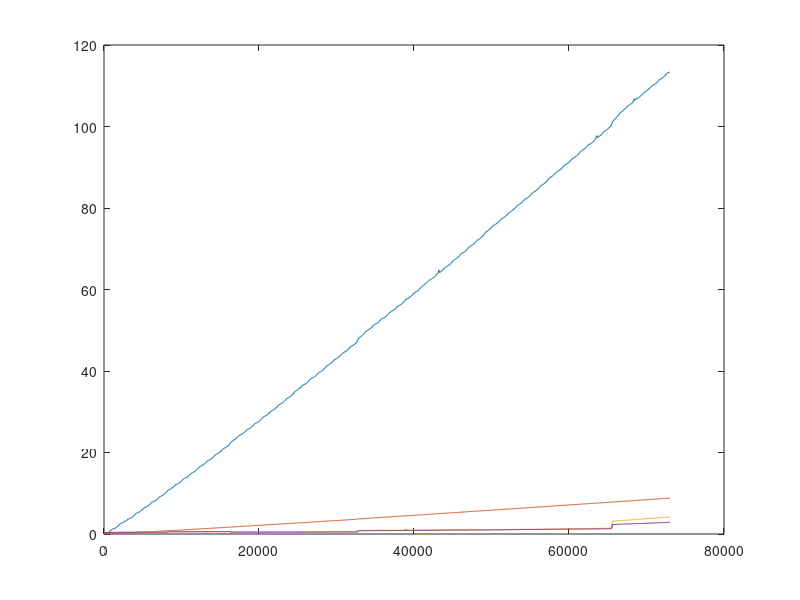

Reproduce this figure in MATLAB.
x=1:100:73001;y1=1:100:73001;y2=1:100:73001;y3=1:100:73001;y4=1:100:73001;
y1(1) = 0.001900; y2(1) = 0.000600; y3(1) = 0.416668; y4(1) = 0.415700;
y1(2) = 0.020100; y2(2) = 0.008800; y3(2) = 0.449556; y4(2) = 0.405700;
y1(3) = 0.060800; y2(3) = 0.015800; y3(3) = 0.440778; y4(3) = 0.390900;
y1(4) = 0.121100; y2(4) = 0.023500; y3(4) = 0.423556; y4(4) = 0.380600;
y1(5) = 0.196400; y2(5) = 0.030800; y3(5) = 0.413333; y4(5) = 0.388400;
y1(6) = 0.289200; y2(6) = 0.038200; y3(6) = 0.399000; y4(6) = 0.355000;
y1(7) = 0.408800; y2(7) = 0.046400; y3(7) = 0.396889; y4(7) = 0.354500;
y1(8) = 0.548100; y2(8) = 0.056300; y3(8) = 0.399222; y4(8) = 0.354600;
y1(9) = 0.708000; y2(9) = 0.065400; y3(9) = 0.395556; y4(9) = 0.356000;
y1(10) = 0.889100; y2(10) = 0.073600; y3(10) = 0.424111; y4(10) = 0.354900;
y1(11) = 1.091300; y2(11) = 0.082500; y3(11) = 0.398111; y4(11) = 0.354200;
y1(12) = 1.206700; y2(12) = 0.092400; y3(12) = 0.451889; y4(12) = 0.380900;
y1(13) = 1.257800; y2(13) = 0.101700; y3(13) = 0.426000; y4(13) = 0.380800;
y1(14) = 1.330600; y2(14) = 0.110500; y3(14) = 0.455889; y4(14) = 0.379000;
y1(15) = 1.418700; y2(15) = 0.120900; y3(15) = 0.427444; y4(15) = 0.380100;
y1(16) = 1.525700; y2(16) = 0.130600; y3(16) = 0.423111; y4(16) = 0.405900;
y1(17) = 1.652500; y2(17) = 0.139300; y3(17) = 0.427111; y4(17) = 0.381700;
y1(18) = 1.799800; y2(18) = 0.149700; y3(18) = 0.426667; y4(18) = 0.381900;
y1(19) = 1.964300; y2(19) = 0.159800; y3(19) = 0.452667; y4(19) = 0.380400;
y1(20) = 2.150100; y2(20) = 0.170200; y3(20) = 0.426556; y4(20) = 0.379200;
y1(21) = 2.354500; y2(21) = 0.179300; y3(21) = 0.456667; y4(21) = 0.379700;
y1(22) = 2.540600; y2(22) = 0.189800; y3(22) = 0.483000; y4(22) = 0.408500;
y1(23) = 2.601800; y2(23) = 0.199800; y3(23) = 0.455000; y4(23) = 0.407800;
y1(24) = 2.675400; y2(24) = 0.210700; y3(24) = 0.481000; y4(24) = 0.407300;
y1(25) = 2.757800; y2(25) = 0.220200; y3(25) = 0.454333; y4(25) = 0.436200;
y1(26) = 2.867100; y2(26) = 0.232800; y3(26) = 0.484222; y4(26) = 0.409600;
y1(27) = 2.996900; y2(27) = 0.240800; y3(27) = 0.482111; y4(27) = 0.407600;
y1(28) = 3.140800; y2(28) = 0.253000; y3(28) = 0.451556; y4(28) = 0.434700;
y1(29) = 3.285700; y2(29) = 0.262200; y3(29) = 0.482667; y4(29) = 0.405600;
y1(30) = 3.266400; y2(30) = 0.251900; y3(30) = 0.464222; y4(30) = 0.388900;
y1(31) = 3.459800; y2(31) = 0.260300; y3(31) = 0.455889; y4(31) = 0.383600;
y1(32) = 3.642600; y2(32) = 0.269300; y3(32) = 0.431111; y4(32) = 0.406000;
y1(33) = 3.709800; y2(33) = 0.281500; y3(33) = 0.459222; y4(33) = 0.386600;
y1(34) = 3.768100; y2(34) = 0.290400; y3(34) = 0.463889; y4(34) = 0.387600;
y1(35) = 3.852200; y2(35) = 0.302300; y3(35) = 0.431111; y4(35) = 0.413500;
y1(36) = 3.954100; y2(36) = 0.309000; y3(36) = 0.427444; y4(36) = 0.392500;
y1(37) = 4.076000; y2(37) = 0.343700; y3(37) = 0.471111; y4(37) = 0.379600;
y1(38) = 4.211400; y2(38) = 0.339300; y3(38) = 0.470778; y4(38) = 0.380500;
y1(39) = 4.375400; y2(39) = 0.353500; y3(39) = 0.449778; y4(39) = 0.402300;
y1(40) = 4.564799; y2(40) = 0.357700; y3(40) = 0.473556; y4(40) = 0.384000;
y1(41) = 4.755600; y2(41) = 0.360200; y3(41) = 0.470778; y4(41) = 0.383000;
y1(42) = 5.015600; y2(42) = 0.371000; y3(42) = 0.531444; y4(42) = 0.417300;
y1(43) = 5.119101; y2(43) = 0.379800; y3(43) = 0.509444; y4(43) = 0.437500;
y1(44) = 5.191900; y2(44) = 0.389100; y3(44) = 0.504889; y4(44) = 0.440100;
y1(45) = 5.268800; y2(45) = 0.396800; y3(45) = 0.509222; y4(45) = 0.416300;
y1(46) = 5.369400; y2(46) = 0.407200; y3(46) = 0.510556; y4(46) = 0.438800;
y1(47) = 5.489400; y2(47) = 0.419200; y3(47) = 0.539111; y4(47) = 0.416700;
y1(48) = 5.610200; y2(48) = 0.428100; y3(48) = 0.478444; y4(48) = 0.440000;
y1(49) = 5.746600; y2(49) = 0.438000; y3(49) = 0.538444; y4(49) = 0.414500;
y1(50) = 5.916200; y2(50) = 0.447100; y3(50) = 0.513889; y4(50) = 0.439700;
y1(51) = 6.106400; y2(51) = 0.458400; y3(51) = 0.512111; y4(51) = 0.440000;
y1(52) = 6.305700; y2(52) = 0.470100; y3(52) = 0.510444; y4(52) = 0.440200;
y1(53) = 6.423100; y2(53) = 0.482600; y3(53) = 0.514889; y4(53) = 0.441200;
y1(54) = 6.494300; y2(54) = 0.488800; y3(54) = 0.541778; y4(54) = 0.417900;
y1(55) = 6.571200; y2(55) = 0.499600; y3(55) = 0.511555; y4(55) = 0.440800;
y1(56) = 6.663499; y2(56) = 0.512300; y3(56) = 0.543667; y4(56) = 0.420600;
y1(57) = 6.784400; y2(57) = 0.521300; y3(57) = 0.513222; y4(57) = 0.441700;
y1(58) = 6.915200; y2(58) = 0.530700; y3(58) = 0.539778; y4(58) = 0.417100;
y1(59) = 7.063400; y2(59) = 0.540200; y3(59) = 0.515333; y4(59) = 0.441600;
y1(60) = 7.227900; y2(60) = 0.554400; y3(60) = 0.512778; y4(60) = 0.441400;
y1(61) = 7.428500; y2(61) = 0.562500; y3(61) = 0.514333; y4(61) = 0.418200;
y1(62) = 7.629300; y2(62) = 0.572500; y3(62) = 0.520000; y4(62) = 0.440900;
y1(63) = 7.816300; y2(63) = 0.584100; y3(63) = 0.540667; y4(63) = 0.418400;
y1(64) = 7.876900; y2(64) = 0.594500; y3(64) = 0.486333; y4(64) = 0.440500;
y1(65) = 7.953799; y2(65) = 0.601800; y3(65) = 0.543889; y4(65) = 0.419700;
y1(66) = 8.068001; y2(66) = 0.614700; y3(66) = 0.515000; y4(66) = 0.441900;
y1(67) = 8.165800; y2(67) = 0.624600; y3(67) = 0.516444; y4(67) = 0.443100;
y1(68) = 8.299400; y2(68) = 0.635200; y3(68) = 0.514889; y4(68) = 0.441800;
y1(69) = 8.438701; y2(69) = 0.653800; y3(69) = 0.516333; y4(69) = 0.441100;
y1(70) = 8.597199; y2(70) = 0.655200; y3(70) = 0.546111; y4(70) = 0.420200;
y1(71) = 8.776600; y2(71) = 0.667100; y3(71) = 0.517778; y4(71) = 0.447000;
y1(72) = 8.973800; y2(72) = 0.675600; y3(72) = 0.545667; y4(72) = 0.421200;
y1(73) = 9.172300; y2(73) = 0.687500; y3(73) = 0.524444; y4(73) = 0.453700;
y1(74) = 9.247499; y2(74) = 0.698400; y3(74) = 0.548556; y4(74) = 0.420000;
y1(75) = 9.314800; y2(75) = 0.709100; y3(75) = 0.520778; y4(75) = 0.445800;
y1(76) = 9.413199; y2(76) = 0.720400; y3(76) = 0.520889; y4(76) = 0.445900;
y1(77) = 9.524699; y2(77) = 0.729500; y3(77) = 0.518889; y4(77) = 0.424700;
y1(78) = 9.643100; y2(78) = 0.737900; y3(78) = 0.519889; y4(78) = 0.445100;
y1(79) = 9.791201; y2(79) = 0.750400; y3(79) = 0.546222; y4(79) = 0.422900;
y1(80) = 9.961901; y2(80) = 0.762100; y3(80) = 0.490333; y4(80) = 0.446800;
y1(81) = 10.135099; y2(81) = 0.773000; y3(81) = 0.550000; y4(81) = 0.424800;
y1(82) = 10.338099; y2(82) = 0.784700; y3(82) = 0.519333; y4(82) = 0.444900;
y1(83) = 10.636900; y2(83) = 0.792700; y3(83) = 0.567667; y4(83) = 0.515900;
y1(84) = 10.779599; y2(84) = 0.806300; y3(84) = 0.599222; y4(84) = 0.514400;
y1(85) = 10.889100; y2(85) = 0.815400; y3(85) = 0.599667; y4(85) = 0.515000;
y1(86) = 10.967400; y2(86) = 0.822900; y3(86) = 0.570556; y4(86) = 0.540600;
y1(87) = 11.069499; y2(87) = 0.838900; y3(87) = 0.574222; y4(87) = 0.539800;
y1(88) = 11.200600; y2(88) = 0.847100; y3(88) = 0.570222; y4(88) = 0.516700;
y1(89) = 11.333399; y2(89) = 0.856300; y3(89) = 0.571555; y4(89) = 0.541600;
y1(90) = 11.475699; y2(90) = 0.871200; y3(90) = 0.579333; y4(90) = 0.540000;
y1(91) = 11.645399; y2(91) = 0.878100; y3(91) = 0.572333; y4(91) = 0.523200;
y1(92) = 11.846101; y2(92) = 0.887700; y3(92) = 0.604556; y4(92) = 0.520600;
y1(93) = 12.041600; y2(93) = 0.903400; y3(93) = 0.603667; y4(93) = 0.520100;
y1(94) = 12.153501; y2(94) = 0.912800; y3(94) = 0.572000; y4(94) = 0.543100;
y1(95) = 12.226599; y2(95) = 0.922600; y3(95) = 0.574778; y4(95) = 0.543100;
y1(96) = 12.301700; y2(96) = 0.934400; y3(96) = 0.575000; y4(96) = 0.518100;
y1(97) = 12.392700; y2(97) = 0.943800; y3(97) = 0.571556; y4(97) = 0.544700;
y1(98) = 12.528999; y2(98) = 0.955400; y3(98) = 0.578222; y4(98) = 0.543100;
y1(99) = 12.651800; y2(99) = 0.965800; y3(99) = 0.579444; y4(99) = 0.520100;
y1(100) = 12.803200; y2(100) = 0.977300; y3(100) = 0.603333; y4(100) = 0.522500;
y1(101) = 12.987600; y2(101) = 0.988400; y3(101) = 0.609889; y4(101) = 0.522200;
y1(102) = 13.174400; y2(102) = 1.001000; y3(102) = 0.579000; y4(102) = 0.553200;
y1(103) = 13.372000; y2(103) = 1.010200; y3(103) = 0.578556; y4(103) = 0.548100;
y1(104) = 13.551700; y2(104) = 1.021900; y3(104) = 0.587222; y4(104) = 0.525700;
y1(105) = 13.623901; y2(105) = 1.035600; y3(105) = 0.583444; y4(105) = 0.550000;
y1(106) = 13.708700; y2(106) = 1.043200; y3(106) = 0.583444; y4(106) = 0.548000;
y1(107) = 13.808701; y2(107) = 1.052300; y3(107) = 0.586889; y4(107) = 0.527600;
y1(108) = 13.919500; y2(108) = 1.064000; y3(108) = 0.611556; y4(108) = 0.525800;
y1(109) = 14.042898; y2(109) = 1.075500; y3(109) = 0.611556; y4(109) = 0.525400;
y1(110) = 14.210500; y2(110) = 1.086400; y3(110) = 0.582889; y4(110) = 0.551000;
y1(111) = 14.429700; y2(111) = 1.121100; y3(111) = 0.586778; y4(111) = 0.556200;
y1(112) = 14.559000; y2(112) = 1.109700; y3(112) = 0.586667; y4(112) = 0.529100;
y1(113) = 14.785199; y2(113) = 1.118800; y3(113) = 0.585000; y4(113) = 0.551700;
y1(114) = 14.964801; y2(114) = 1.133900; y3(114) = 0.594000; y4(114) = 0.552800;
y1(115) = 15.033701; y2(115) = 1.142600; y3(115) = 0.592444; y4(115) = 0.527800;
y1(116) = 15.139300; y2(116) = 1.158000; y3(116) = 0.626889; y4(116) = 0.530400;
y1(117) = 15.219800; y2(117) = 1.164700; y3(117) = 0.627889; y4(117) = 0.531300;
y1(118) = 15.338800; y2(118) = 1.177600; y3(118) = 0.599444; y4(118) = 0.553500;
y1(119) = 15.462399; y2(119) = 1.189900; y3(119) = 0.601222; y4(119) = 0.553400;
y1(120) = 15.627802; y2(120) = 1.196500; y3(120) = 0.600667; y4(120) = 0.539700;
y1(121) = 15.833799; y2(121) = 1.210500; y3(121) = 0.590778; y4(121) = 0.555800;
y1(122) = 15.982599; y2(122) = 1.225000; y3(122) = 0.591222; y4(122) = 0.554100;
y1(123) = 16.185200; y2(123) = 1.236500; y3(123) = 0.593111; y4(123) = 0.530300;
y1(124) = 16.463400; y2(124) = 1.247900; y3(124) = 0.615667; y4(124) = 0.531600;
y1(125) = 16.568899; y2(125) = 1.262100; y3(125) = 0.615333; y4(125) = 0.532000;
y1(126) = 16.657600; y2(126) = 1.264500; y3(126) = 0.588000; y4(126) = 0.555700;
y1(127) = 16.743000; y2(127) = 1.280600; y3(127) = 0.598778; y4(127) = 0.559300;
y1(128) = 16.857101; y2(128) = 1.289700; y3(128) = 0.598889; y4(128) = 0.531200;
y1(129) = 16.985901; y2(129) = 1.303600; y3(129) = 0.596000; y4(129) = 0.556300;
y1(130) = 17.122700; y2(130) = 1.312500; y3(130) = 0.599111; y4(130) = 0.559700;
y1(131) = 17.287102; y2(131) = 1.324900; y3(131) = 0.597222; y4(131) = 0.533500;
y1(132) = 17.464600; y2(132) = 1.335900; y3(132) = 0.623222; y4(132) = 0.535300;
y1(133) = 17.667898; y2(133) = 1.345900; y3(133) = 0.626444; y4(133) = 0.534400;
y1(134) = 17.880899; y2(134) = 1.360100; y3(134) = 0.593778; y4(134) = 0.558700;
y1(135) = 18.012901; y2(135) = 1.367900; y3(135) = 0.590111; y4(135) = 0.561800;
y1(136) = 18.069901; y2(136) = 1.378800; y3(136) = 0.595000; y4(136) = 0.537200;
y1(137) = 18.187000; y2(137) = 1.388800; y3(137) = 0.596667; y4(137) = 0.560900;
y1(138) = 18.296799; y2(138) = 1.406200; y3(138) = 0.596333; y4(138) = 0.562400;
y1(139) = 18.408600; y2(139) = 1.411000; y3(139) = 0.600556; y4(139) = 0.537600;
y1(140) = 18.544701; y2(140) = 1.423700; y3(140) = 0.627111; y4(140) = 0.538000;
y1(141) = 18.693901; y2(141) = 1.432600; y3(141) = 0.637667; y4(141) = 0.537800;
y1(142) = 18.889099; y2(142) = 1.446000; y3(142) = 0.618000; y4(142) = 0.564600;
y1(143) = 19.082203; y2(143) = 1.453200; y3(143) = 0.601222; y4(143) = 0.564600;
y1(144) = 19.304998; y2(144) = 1.466700; y3(144) = 0.600222; y4(144) = 0.538200;
y1(145) = 19.484200; y2(145) = 1.474800; y3(145) = 0.598333; y4(145) = 0.564500;
y1(146) = 19.560598; y2(146) = 1.494700; y3(146) = 0.603667; y4(146) = 0.564200;
y1(147) = 19.681499; y2(147) = 1.505600; y3(147) = 0.606000; y4(147) = 0.542800;
y1(148) = 19.774899; y2(148) = 1.518000; y3(148) = 0.636444; y4(148) = 0.544300;
y1(149) = 19.890600; y2(149) = 1.524800; y3(149) = 0.631111; y4(149) = 0.539200;
y1(150) = 20.016699; y2(150) = 1.535300; y3(150) = 0.599444; y4(150) = 0.567300;
y1(151) = 20.171801; y2(151) = 1.547100; y3(151) = 0.603778; y4(151) = 0.567100;
y1(152) = 20.341702; y2(152) = 1.559500; y3(152) = 0.610889; y4(152) = 0.542800;
y1(153) = 20.544001; y2(153) = 1.573100; y3(153) = 0.609889; y4(153) = 0.570200;
y1(154) = 20.765499; y2(154) = 1.583500; y3(154) = 0.606889; y4(154) = 0.570600;
y1(155) = 20.942400; y2(155) = 1.597800; y3(155) = 0.601444; y4(155) = 0.543300;
y1(156) = 21.013899; y2(156) = 1.602300; y3(156) = 0.633222; y4(156) = 0.543400;
y1(157) = 21.122301; y2(157) = 1.617900; y3(157) = 0.644556; y4(157) = 0.544500;
y1(158) = 21.219398; y2(158) = 1.624200; y3(158) = 0.605333; y4(158) = 0.571100;
y1(159) = 21.322300; y2(159) = 1.641500; y3(159) = 0.609889; y4(159) = 0.572000;
y1(160) = 21.462999; y2(160) = 1.650200; y3(160) = 0.615556; y4(160) = 0.546200;
y1(161) = 21.622299; y2(161) = 1.659000; y3(161) = 0.616556; y4(161) = 0.572300;
y1(162) = 21.806200; y2(162) = 1.667100; y3(162) = 0.617778; y4(162) = 0.575100;
y1(163) = 21.980299; y2(163) = 1.681200; y3(163) = 0.613000; y4(163) = 0.546300;
y1(164) = 22.199900; y2(164) = 1.695000; y3(164) = 0.631556; y4(164) = 0.547900;
y1(165) = 22.537300; y2(165) = 1.707500; y3(165) = 0.584333; y4(165) = 0.402300;
y1(166) = 22.694401; y2(166) = 1.732000; y3(166) = 0.583333; y4(166) = 0.430600;
y1(167) = 22.836300; y2(167) = 1.733400; y3(167) = 0.549000; y4(167) = 0.463500;
y1(168) = 22.949600; y2(168) = 1.748100; y3(168) = 0.547778; y4(168) = 0.435800;
y1(169) = 23.093700; y2(169) = 1.767300; y3(169) = 0.583556; y4(169) = 0.402900;
y1(170) = 23.275900; y2(170) = 1.767400; y3(170) = 0.582889; y4(170) = 0.431300;
y1(171) = 23.378201; y2(171) = 1.780900; y3(171) = 0.548667; y4(171) = 0.462700;
y1(172) = 23.531301; y2(172) = 1.792800; y3(172) = 0.549333; y4(172) = 0.437000;
y1(173) = 23.731901; y2(173) = 1.806700; y3(173) = 0.582889; y4(173) = 0.405300;
y1(174) = 23.926601; y2(174) = 1.814100; y3(174) = 0.584889; y4(174) = 0.436000;
y1(175) = 24.126301; y2(175) = 1.824400; y3(175) = 0.551778; y4(175) = 0.465500;
y1(176) = 24.268799; y2(176) = 1.838400; y3(176) = 0.554000; y4(176) = 0.437100;
y1(177) = 24.329403; y2(177) = 1.849600; y3(177) = 0.586000; y4(177) = 0.406400;
y1(178) = 24.409901; y2(178) = 1.861700; y3(178) = 0.590556; y4(178) = 0.433500;
y1(179) = 24.522600; y2(179) = 1.871200; y3(179) = 0.554333; y4(179) = 0.466400;
y1(180) = 24.643600; y2(180) = 1.880100; y3(180) = 0.552000; y4(180) = 0.439400;
y1(181) = 24.764700; y2(181) = 1.891300; y3(181) = 0.593889; y4(181) = 0.405000;
y1(182) = 24.922300; y2(182) = 1.907000; y3(182) = 0.592222; y4(182) = 0.435900;
y1(183) = 25.125500; y2(183) = 1.914800; y3(183) = 0.559000; y4(183) = 0.467600;
y1(184) = 25.297298; y2(184) = 1.930000; y3(184) = 0.553111; y4(184) = 0.439400;
y1(185) = 25.527102; y2(185) = 1.940600; y3(185) = 0.589222; y4(185) = 0.407300;
y1(186) = 25.678799; y2(186) = 1.952300; y3(186) = 0.591111; y4(186) = 0.435000;
y1(187) = 25.770901; y2(187) = 1.960700; y3(187) = 0.558333; y4(187) = 0.469300;
y1(188) = 25.850500; y2(188) = 1.976700; y3(188) = 0.558778; y4(188) = 0.441000;
y1(189) = 25.921398; y2(189) = 1.982000; y3(189) = 0.592000; y4(189) = 0.408800;
y1(190) = 26.059702; y2(190) = 1.998100; y3(190) = 0.595333; y4(190) = 0.437800;
y1(191) = 26.208002; y2(191) = 2.002600; y3(191) = 0.557000; y4(191) = 0.470300;
y1(192) = 26.356501; y2(192) = 2.018200; y3(192) = 0.557667; y4(192) = 0.443100;
y1(193) = 26.523602; y2(193) = 2.029200; y3(193) = 0.594667; y4(193) = 0.409400;
y1(194) = 26.726700; y2(194) = 2.041700; y3(194) = 0.596556; y4(194) = 0.438500;
y1(195) = 26.946100; y2(195) = 2.050600; y3(195) = 0.560000; y4(195) = 0.470300;
y1(196) = 27.115499; y2(196) = 2.070700; y3(196) = 0.559000; y4(196) = 0.443000;
y1(197) = 27.195301; y2(197) = 2.080000; y3(197) = 0.596111; y4(197) = 0.410700;
y1(198) = 27.294598; y2(198) = 2.099700; y3(198) = 0.593556; y4(198) = 0.439000;
y1(199) = 27.389700; y2(199) = 2.104900; y3(199) = 0.561667; y4(199) = 0.472100;
y1(200) = 27.518200; y2(200) = 2.120600; y3(200) = 0.562333; y4(200) = 0.442900;
y1(201) = 27.648697; y2(201) = 2.124700; y3(201) = 0.596444; y4(201) = 0.411700;
y1(202) = 27.809500; y2(202) = 2.134500; y3(202) = 0.599111; y4(202) = 0.440100;
y1(203) = 27.994497; y2(203) = 2.145900; y3(203) = 0.566556; y4(203) = 0.473900;
y1(204) = 28.184803; y2(204) = 2.156800; y3(204) = 0.562889; y4(204) = 0.443700;
y1(205) = 28.409801; y2(205) = 2.167700; y3(205) = 0.600000; y4(205) = 0.411900;
y1(206) = 28.646297; y2(206) = 2.182200; y3(206) = 0.603000; y4(206) = 0.442600;
y1(207) = 28.757202; y2(207) = 2.189000; y3(207) = 0.565000; y4(207) = 0.474000;
y1(208) = 28.837200; y2(208) = 2.207100; y3(208) = 0.565778; y4(208) = 0.447400;
y1(209) = 28.940899; y2(209) = 2.223100; y3(209) = 0.600778; y4(209) = 0.413100;
y1(210) = 29.071499; y2(210) = 2.244900; y3(210) = 0.603667; y4(210) = 0.442500;
y1(211) = 29.191601; y2(211) = 2.260800; y3(211) = 0.569333; y4(211) = 0.475100;
y1(212) = 29.314098; y2(212) = 2.265100; y3(212) = 0.564222; y4(212) = 0.444900;
y1(213) = 29.483801; y2(213) = 2.279300; y3(213) = 0.602222; y4(213) = 0.414500;
y1(214) = 29.666998; y2(214) = 2.290800; y3(214) = 0.603222; y4(214) = 0.443600;
y1(215) = 29.886297; y2(215) = 2.302600; y3(215) = 0.568667; y4(215) = 0.478800;
y1(216) = 30.107098; y2(216) = 2.317600; y3(216) = 0.566556; y4(216) = 0.447100;
y1(217) = 30.193903; y2(217) = 2.326300; y3(217) = 0.607222; y4(217) = 0.413800;
y1(218) = 30.286999; y2(218) = 2.339200; y3(218) = 0.605889; y4(218) = 0.444800;
y1(219) = 30.383301; y2(219) = 2.345700; y3(219) = 0.572222; y4(219) = 0.477000;
y1(220) = 30.498600; y2(220) = 2.344800; y3(220) = 0.569667; y4(220) = 0.447200;
y1(221) = 30.630199; y2(221) = 2.358600; y3(221) = 0.604778; y4(221) = 0.415400;
y1(222) = 30.770603; y2(222) = 2.370500; y3(222) = 0.608889; y4(222) = 0.446000;
y1(223) = 30.947102; y2(223) = 2.387100; y3(223) = 0.571667; y4(223) = 0.479200;
y1(224) = 31.140900; y2(224) = 2.393200; y3(224) = 0.570778; y4(224) = 0.447400;
y1(225) = 31.321301; y2(225) = 2.408200; y3(225) = 0.609000; y4(225) = 0.416600;
y1(226) = 31.559399; y2(226) = 2.417400; y3(226) = 0.608111; y4(226) = 0.446400;
y1(227) = 31.732101; y2(227) = 2.429500; y3(227) = 0.574778; y4(227) = 0.479000;
y1(228) = 31.801203; y2(228) = 2.449500; y3(228) = 0.573222; y4(228) = 0.448700;
y1(229) = 31.916401; y2(229) = 2.452200; y3(229) = 0.609889; y4(229) = 0.415400;
y1(230) = 32.040298; y2(230) = 2.474300; y3(230) = 0.610667; y4(230) = 0.447100;
y1(231) = 32.157001; y2(231) = 2.473500; y3(231) = 0.577222; y4(231) = 0.479500;
y1(232) = 32.284496; y2(232) = 2.487300; y3(232) = 0.577222; y4(232) = 0.451800;
y1(233) = 32.460300; y2(233) = 2.498300; y3(233) = 0.612222; y4(233) = 0.418100;
y1(234) = 32.650196; y2(234) = 2.517700; y3(234) = 0.615444; y4(234) = 0.450000;
y1(235) = 32.830803; y2(235) = 2.521900; y3(235) = 0.578111; y4(235) = 0.485400;
y1(236) = 33.084400; y2(236) = 2.534900; y3(236) = 0.578000; y4(236) = 0.452300;
y1(237) = 33.244698; y2(237) = 2.554900; y3(237) = 0.614444; y4(237) = 0.418000;
y1(238) = 33.338501; y2(238) = 2.552600; y3(238) = 0.617111; y4(238) = 0.451100;
y1(239) = 33.437500; y2(239) = 2.573300; y3(239) = 0.578333; y4(239) = 0.484900;
y1(240) = 33.550900; y2(240) = 2.583800; y3(240) = 0.580222; y4(240) = 0.452100;
y1(241) = 33.694897; y2(241) = 2.593600; y3(241) = 0.620333; y4(241) = 0.418900;
y1(242) = 33.842701; y2(242) = 2.605100; y3(242) = 0.618556; y4(242) = 0.452100;
y1(243) = 33.991501; y2(243) = 2.618500; y3(243) = 0.579667; y4(243) = 0.484000;
y1(244) = 34.187302; y2(244) = 2.628700; y3(244) = 0.582000; y4(244) = 0.452000;
y1(245) = 34.364502; y2(245) = 2.643600; y3(245) = 0.622444; y4(245) = 0.423800;
y1(246) = 34.594597; y2(246) = 2.648300; y3(246) = 0.620444; y4(246) = 0.453400;
y1(247) = 34.916801; y2(247) = 2.664000; y3(247) = 0.582556; y4(247) = 0.486500;
y1(248) = 35.052902; y2(248) = 2.676100; y3(248) = 0.584222; y4(248) = 0.456300;
y1(249) = 35.160198; y2(249) = 2.687800; y3(249) = 0.620222; y4(249) = 0.418500;
y1(250) = 35.256104; y2(250) = 2.695500; y3(250) = 0.620778; y4(250) = 0.453500;
y1(251) = 35.396595; y2(251) = 2.714700; y3(251) = 0.586667; y4(251) = 0.486700;
y1(252) = 35.521103; y2(252) = 2.724400; y3(252) = 0.584778; y4(252) = 0.455500;
y1(253) = 35.734295; y2(253) = 2.732600; y3(253) = 0.622555; y4(253) = 0.420700;
y1(254) = 35.836098; y2(254) = 2.752200; y3(254) = 0.623555; y4(254) = 0.453300;
y1(255) = 36.037804; y2(255) = 2.757800; y3(255) = 0.584222; y4(255) = 0.487900;
y1(256) = 36.247097; y2(256) = 2.772000; y3(256) = 0.586556; y4(256) = 0.458500;
y1(257) = 36.512398; y2(257) = 2.790300; y3(257) = 0.623000; y4(257) = 0.423500;
y1(258) = 36.551800; y2(258) = 2.798200; y3(258) = 0.625778; y4(258) = 0.455400;
y1(259) = 36.622101; y2(259) = 2.804400; y3(259) = 0.585333; y4(259) = 0.489800;
y1(260) = 36.754700; y2(260) = 2.826900; y3(260) = 0.588778; y4(260) = 0.456400;
y1(261) = 36.867100; y2(261) = 2.835300; y3(261) = 0.631333; y4(261) = 0.425200;
y1(262) = 36.972801; y2(262) = 2.848300; y3(262) = 0.627667; y4(262) = 0.457400;
y1(263) = 37.139404; y2(263) = 2.856200; y3(263) = 0.589000; y4(263) = 0.492600;
y1(264) = 37.339401; y2(264) = 2.870600; y3(264) = 0.590667; y4(264) = 0.461400;
y1(265) = 37.485401; y2(265) = 2.875000; y3(265) = 0.629444; y4(265) = 0.423900;
y1(266) = 37.717400; y2(266) = 2.885800; y3(266) = 0.630333; y4(266) = 0.458700;
y1(267) = 37.940800; y2(267) = 2.900800; y3(267) = 0.591778; y4(267) = 0.493300;
y1(268) = 38.090900; y2(268) = 2.913000; y3(268) = 0.590111; y4(268) = 0.458900;
y1(269) = 38.230602; y2(269) = 2.930000; y3(269) = 0.628333; y4(269) = 0.426400;
y1(270) = 38.264500; y2(270) = 2.943000; y3(270) = 0.630667; y4(270) = 0.459400;
y1(271) = 38.392700; y2(271) = 2.944000; y3(271) = 0.594333; y4(271) = 0.493900;
y1(272) = 38.492699; y2(272) = 2.971400; y3(272) = 0.592333; y4(272) = 0.461500;
y1(273) = 38.645203; y2(273) = 2.977300; y3(273) = 0.631444; y4(273) = 0.424900;
y1(274) = 38.802299; y2(274) = 2.992900; y3(274) = 0.635556; y4(274) = 0.458400;
y1(275) = 39.025997; y2(275) = 2.999700; y3(275) = 0.594111; y4(275) = 0.493800;
y1(276) = 39.207100; y2(276) = 3.011800; y3(276) = 0.593333; y4(276) = 0.460900;
y1(277) = 39.399399; y2(277) = 3.019400; y3(277) = 0.633333; y4(277) = 0.425600;
y1(278) = 39.598900; y2(278) = 3.038700; y3(278) = 0.635000; y4(278) = 0.460700;
y1(279) = 39.705402; y2(279) = 3.044500; y3(279) = 0.594667; y4(279) = 0.494900;
y1(280) = 39.778198; y2(280) = 3.057600; y3(280) = 0.596333; y4(280) = 0.461400;
y1(281) = 39.889702; y2(281) = 3.070200; y3(281) = 0.633000; y4(281) = 0.427500;
y1(282) = 40.029602; y2(282) = 3.082800; y3(282) = 0.639111; y4(282) = 0.460900;
y1(283) = 40.163998; y2(283) = 3.103500; y3(283) = 0.597778; y4(283) = 0.496300;
y1(284) = 40.346199; y2(284) = 3.111500; y3(284) = 0.597889; y4(284) = 0.463900;
y1(285) = 40.511497; y2(285) = 3.113000; y3(285) = 0.637111; y4(285) = 0.429500;
y1(286) = 40.702599; y2(286) = 3.139100; y3(286) = 0.641556; y4(286) = 0.462400;
y1(287) = 40.924000; y2(287) = 3.141300; y3(287) = 0.599778; y4(287) = 0.499000;
y1(288) = 41.204700; y2(288) = 3.162000; y3(288) = 0.598222; y4(288) = 0.465800;
y1(289) = 41.293301; y2(289) = 3.176800; y3(289) = 0.639889; y4(289) = 0.427800;
y1(290) = 41.384697; y2(290) = 3.189700; y3(290) = 0.642778; y4(290) = 0.463600;
y1(291) = 41.513100; y2(291) = 3.197900; y3(291) = 0.600778; y4(291) = 0.502300;
y1(292) = 41.727402; y2(292) = 3.230100; y3(292) = 0.603667; y4(292) = 0.477700;
y1(293) = 41.791397; y2(293) = 3.203600; y3(293) = 0.644444; y4(293) = 0.428600;
y1(294) = 41.919701; y2(294) = 3.223800; y3(294) = 0.642444; y4(294) = 0.464200;
y1(295) = 42.105400; y2(295) = 3.240800; y3(295) = 0.605000; y4(295) = 0.503700;
y1(296) = 42.292000; y2(296) = 3.249600; y3(296) = 0.604111; y4(296) = 0.468400;
y1(297) = 42.478703; y2(297) = 3.265900; y3(297) = 0.644778; y4(297) = 0.429800;
y1(298) = 42.718502; y2(298) = 3.275100; y3(298) = 0.644333; y4(298) = 0.466200;
y1(299) = 42.840096; y2(299) = 3.280100; y3(299) = 0.603778; y4(299) = 0.504100;
y1(300) = 42.925205; y2(300) = 3.300200; y3(300) = 0.605111; y4(300) = 0.468400;
y1(301) = 43.025799; y2(301) = 3.308900; y3(301) = 0.644222; y4(301) = 0.432600;
y1(302) = 43.168602; y2(302) = 3.316100; y3(302) = 0.646555; y4(302) = 0.465500;
y1(303) = 43.286995; y2(303) = 3.341700; y3(303) = 0.608667; y4(303) = 0.505100;
y1(304) = 43.449902; y2(304) = 3.346000; y3(304) = 0.606111; y4(304) = 0.471300;
y1(305) = 43.611103; y2(305) = 3.359400; y3(305) = 0.649222; y4(305) = 0.434300;
y1(306) = 43.799503; y2(306) = 3.367400; y3(306) = 0.645778; y4(306) = 0.467400;
y1(307) = 44.005997; y2(307) = 3.379500; y3(307) = 0.607111; y4(307) = 0.505100;
y1(308) = 44.264297; y2(308) = 3.397100; y3(308) = 0.607000; y4(308) = 0.469300;
y1(309) = 44.387100; y2(309) = 3.405400; y3(309) = 0.649111; y4(309) = 0.433000;
y1(310) = 44.475700; y2(310) = 3.410200; y3(310) = 0.652222; y4(310) = 0.466400;
y1(311) = 44.605602; y2(311) = 3.430700; y3(311) = 0.612778; y4(311) = 0.505700;
y1(312) = 44.719105; y2(312) = 3.441700; y3(312) = 0.609000; y4(312) = 0.471900;
y1(313) = 44.822201; y2(313) = 3.457000; y3(313) = 0.650333; y4(313) = 0.433200;
y1(314) = 44.981503; y2(314) = 3.460400; y3(314) = 0.651333; y4(314) = 0.469000;
y1(315) = 45.171101; y2(315) = 3.466600; y3(315) = 0.609333; y4(315) = 0.508400;
y1(316) = 45.340504; y2(316) = 3.487600; y3(316) = 0.610111; y4(316) = 0.471300;
y1(317) = 45.549301; y2(317) = 3.500700; y3(317) = 0.656333; y4(317) = 0.436500;
y1(318) = 45.779099; y2(318) = 3.509700; y3(318) = 0.652778; y4(318) = 0.471000;
y1(319) = 45.995796; y2(319) = 3.529900; y3(319) = 0.613889; y4(319) = 0.509600;
y1(320) = 46.031502; y2(320) = 3.546200; y3(320) = 0.611778; y4(320) = 0.473000;
y1(321) = 46.171898; y2(321) = 3.553600; y3(321) = 0.657222; y4(321) = 0.436800;
y1(322) = 46.241497; y2(322) = 3.567600; y3(322) = 0.657667; y4(322) = 0.472900;
y1(323) = 46.419102; y2(323) = 3.581500; y3(323) = 0.615000; y4(323) = 0.509200;
y1(324) = 46.509800; y2(324) = 3.582000; y3(324) = 0.612222; y4(324) = 0.474700;
y1(325) = 46.676598; y2(325) = 3.599900; y3(325) = 0.658111; y4(325) = 0.437200;
y1(326) = 46.882301; y2(326) = 3.605700; y3(326) = 0.655556; y4(326) = 0.473400;
y1(327) = 47.094604; y2(327) = 3.635800; y3(327) = 0.615778; y4(327) = 0.511300;
y1(328) = 47.279995; y2(328) = 3.636500; y3(328) = 0.615333; y4(328) = 0.477100;
y1(329) = 47.871902; y2(329) = 3.697700; y3(329) = 0.911778; y4(329) = 0.798900;
y1(330) = 48.065399; y2(330) = 3.716300; y3(330) = 0.896333; y4(330) = 0.797500;
y1(331) = 48.222500; y2(331) = 3.722000; y3(331) = 0.896000; y4(331) = 0.799500;
y1(332) = 48.401798; y2(332) = 3.745300; y3(332) = 0.899222; y4(332) = 0.797700;
y1(333) = 48.555401; y2(333) = 3.756900; y3(333) = 0.898000; y4(333) = 0.799700;
y1(334) = 48.754700; y2(334) = 3.762100; y3(334) = 0.899111; y4(334) = 0.803400;
y1(335) = 48.888401; y2(335) = 3.778300; y3(335) = 0.900333; y4(335) = 0.804000;
y1(336) = 49.117905; y2(336) = 3.776500; y3(336) = 0.902444; y4(336) = 0.803200;
y1(337) = 49.316097; y2(337) = 3.798100; y3(337) = 0.903000; y4(337) = 0.804000;
y1(338) = 49.541603; y2(338) = 3.809400; y3(338) = 0.900889; y4(338) = 0.802800;
y1(339) = 49.776905; y2(339) = 3.817400; y3(339) = 0.909111; y4(339) = 0.806400;
y1(340) = 49.852001; y2(340) = 3.832800; y3(340) = 0.902889; y4(340) = 0.807000;
y1(341) = 49.944702; y2(341) = 3.850501; y3(341) = 0.905444; y4(341) = 0.808600;
y1(342) = 50.037300; y2(342) = 3.857700; y3(342) = 0.911333; y4(342) = 0.808100;
y1(343) = 50.177299; y2(343) = 3.873100; y3(343) = 0.957667; y4(343) = 0.821500;
y1(344) = 50.333199; y2(344) = 3.899000; y3(344) = 0.910333; y4(344) = 0.813900;
y1(345) = 50.455002; y2(345) = 3.890400; y3(345) = 0.909667; y4(345) = 0.808100;
y1(346) = 50.619896; y2(346) = 3.910100; y3(346) = 0.910111; y4(346) = 0.814200;
y1(347) = 50.830002; y2(347) = 3.929700; y3(347) = 0.912111; y4(347) = 0.819400;
y1(348) = 51.047600; y2(348) = 3.933500; y3(348) = 0.915111; y4(348) = 0.813700;
y1(349) = 51.240398; y2(349) = 3.950600; y3(349) = 0.914889; y4(349) = 0.818300;
y1(350) = 51.408001; y2(350) = 3.966800; y3(350) = 0.915000; y4(350) = 0.814100;
y1(351) = 51.487904; y2(351) = 3.977900; y3(351) = 0.915556; y4(351) = 0.817300;
y1(352) = 51.563301; y2(352) = 3.983200; y3(352) = 0.917333; y4(352) = 0.821900;
y1(353) = 51.677406; y2(353) = 3.996400; y3(353) = 0.919000; y4(353) = 0.820900;
y1(354) = 51.802399; y2(354) = 4.022600; y3(354) = 0.921444; y4(354) = 0.820000;
y1(355) = 51.958904; y2(355) = 4.018200; y3(355) = 0.923778; y4(355) = 0.819000;
y1(356) = 52.113300; y2(356) = 4.032700; y3(356) = 0.921222; y4(356) = 0.820900;
y1(357) = 52.520405; y2(357) = 4.060600; y3(357) = 0.895444; y4(357) = 0.861400;
y1(358) = 52.500801; y2(358) = 4.061000; y3(358) = 0.929000; y4(358) = 0.825700;
y1(359) = 52.741997; y2(359) = 4.070800; y3(359) = 0.925778; y4(359) = 0.824400;
y1(360) = 52.913994; y2(360) = 4.089800; y3(360) = 0.982222; y4(360) = 0.837700;
y1(361) = 52.972706; y2(361) = 4.097700; y3(361) = 0.929889; y4(361) = 0.826800;
y1(362) = 53.052498; y2(362) = 4.104400; y3(362) = 0.928555; y4(362) = 0.826900;
y1(363) = 53.159100; y2(363) = 4.122000; y3(363) = 0.930667; y4(363) = 0.825500;
y1(364) = 53.300903; y2(364) = 4.134100; y3(364) = 0.932667; y4(364) = 0.828500;
y1(365) = 53.453205; y2(365) = 4.141100; y3(365) = 0.934667; y4(365) = 0.832500;
y1(366) = 53.601398; y2(366) = 4.163700; y3(366) = 0.934111; y4(366) = 0.832000;
y1(367) = 53.783600; y2(367) = 4.169500; y3(367) = 0.934111; y4(367) = 0.837800;
y1(368) = 53.978699; y2(368) = 4.177800; y3(368) = 0.937667; y4(368) = 0.834900;
y1(369) = 54.164001; y2(369) = 4.198200; y3(369) = 0.938444; y4(369) = 0.833200;
y1(370) = 54.444801; y2(370) = 4.203200; y3(370) = 0.939222; y4(370) = 0.837200;
y1(371) = 54.521301; y2(371) = 4.215200; y3(371) = 0.939333; y4(371) = 0.836600;
y1(372) = 54.622101; y2(372) = 4.234099; y3(372) = 0.944111; y4(372) = 0.838600;
y1(373) = 54.760399; y2(373) = 4.254500; y3(373) = 0.943889; y4(373) = 0.840300;
y1(374) = 54.831299; y2(374) = 4.251000; y3(374) = 0.947444; y4(374) = 0.840900;
y1(375) = 54.980499; y2(375) = 4.268400; y3(375) = 0.950222; y4(375) = 0.845800;
y1(376) = 55.140400; y2(376) = 4.283400; y3(376) = 0.900000; y4(376) = 0.861200;
y1(377) = 55.285698; y2(377) = 4.302599; y3(377) = 0.950667; y4(377) = 0.852700;
y1(378) = 55.469097; y2(378) = 4.308600; y3(378) = 0.954778; y4(378) = 0.849400;
y1(379) = 55.687695; y2(379) = 4.325000; y3(379) = 0.950222; y4(379) = 0.848700;
y1(380) = 55.903004; y2(380) = 4.338601; y3(380) = 0.950111; y4(380) = 0.846900;
y1(381) = 56.008301; y2(381) = 4.344000; y3(381) = 0.954000; y4(381) = 0.850100;
y1(382) = 56.086597; y2(382) = 4.365399; y3(382) = 0.956889; y4(382) = 0.853900;
y1(383) = 56.172100; y2(383) = 4.370700; y3(383) = 0.954222; y4(383) = 0.854100;
y1(384) = 56.309601; y2(384) = 4.380700; y3(384) = 0.956667; y4(384) = 0.854100;
y1(385) = 56.456703; y2(385) = 4.393700; y3(385) = 0.961111; y4(385) = 0.860500;
y1(386) = 56.594898; y2(386) = 4.399300; y3(386) = 0.961444; y4(386) = 0.853600;
y1(387) = 56.770802; y2(387) = 4.422300; y3(387) = 0.961111; y4(387) = 0.854200;
y1(388) = 56.984200; y2(388) = 4.428599; y3(388) = 0.964667; y4(388) = 0.865900;
y1(389) = 57.168602; y2(389) = 4.447101; y3(389) = 0.965444; y4(389) = 0.858800;
y1(390) = 57.383801; y2(390) = 4.454100; y3(390) = 0.965555; y4(390) = 0.862000;
y1(391) = 57.774799; y2(391) = 4.475800; y3(391) = 1.034111; y4(391) = 1.129000;
y1(392) = 57.627392; y2(392) = 4.484500; y3(392) = 0.969667; y4(392) = 0.866600;
y1(393) = 57.737499; y2(393) = 4.496800; y3(393) = 0.966111; y4(393) = 0.862200;
y1(394) = 57.852398; y2(394) = 4.504300; y3(394) = 0.970000; y4(394) = 0.863700;
y1(395) = 58.107597; y2(395) = 4.511800; y3(395) = 0.912444; y4(395) = 0.882400;
y1(396) = 58.164196; y2(396) = 4.528900; y3(396) = 0.973889; y4(396) = 0.873500;
y1(397) = 58.306499; y2(397) = 4.544800; y3(397) = 0.977333; y4(397) = 0.865000;
y1(398) = 58.498192; y2(398) = 4.559700; y3(398) = 0.974000; y4(398) = 0.868000;
y1(399) = 58.706505; y2(399) = 4.572700; y3(399) = 0.976556; y4(399) = 0.871200;
y1(400) = 58.938194; y2(400) = 4.599000; y3(400) = 0.976333; y4(400) = 0.874100;
y1(401) = 59.096802; y2(401) = 4.595900; y3(401) = 0.980778; y4(401) = 0.874300;
y1(402) = 59.172203; y2(402) = 4.607000; y3(402) = 0.980444; y4(402) = 0.872700;
y1(403) = 59.435497; y2(403) = 4.620500; y3(403) = 0.977222; y4(403) = 0.873200;
y1(404) = 59.434101; y2(404) = 4.622600; y3(404) = 0.981333; y4(404) = 0.875200;
y1(405) = 59.561104; y2(405) = 4.658200; y3(405) = 1.046333; y4(405) = 0.885600;
y1(406) = 59.741802; y2(406) = 4.662000; y3(406) = 0.989111; y4(406) = 0.877200;
y1(407) = 59.874596; y2(407) = 4.668400; y3(407) = 0.988333; y4(407) = 0.883600;
y1(408) = 60.094097; y2(408) = 4.677300; y3(408) = 0.992556; y4(408) = 0.882200;
y1(409) = 60.302601; y2(409) = 4.698900; y3(409) = 0.989111; y4(409) = 0.879100;
y1(410) = 60.506195; y2(410) = 4.713900; y3(410) = 0.992333; y4(410) = 0.882400;
y1(411) = 60.768097; y2(411) = 4.735100; y3(411) = 0.995444; y4(411) = 0.884300;
y1(412) = 60.904896; y2(412) = 4.736899; y3(412) = 0.991000; y4(412) = 0.883100;
y1(413) = 61.035797; y2(413) = 4.745400; y3(413) = 0.993778; y4(413) = 0.890900;
y1(414) = 61.170799; y2(414) = 4.760300; y3(414) = 1.000889; y4(414) = 0.887900;
y1(415) = 61.281799; y2(415) = 4.777100; y3(415) = 1.002333; y4(415) = 0.884400;
y1(416) = 61.414295; y2(416) = 4.777000; y3(416) = 1.003778; y4(416) = 0.889100;
y1(417) = 61.612103; y2(417) = 4.791400; y3(417) = 1.002889; y4(417) = 0.893700;
y1(418) = 61.744305; y2(418) = 4.808400; y3(418) = 1.000000; y4(418) = 0.890500;
y1(419) = 61.956501; y2(419) = 4.825700; y3(419) = 1.068778; y4(419) = 0.905100;
y1(420) = 62.167297; y2(420) = 4.824800; y3(420) = 1.016111; y4(420) = 0.895300;
y1(421) = 62.351402; y2(421) = 4.843100; y3(421) = 1.007111; y4(421) = 0.897400;
y1(422) = 62.427002; y2(422) = 4.858800; y3(422) = 1.012667; y4(422) = 0.896000;
y1(423) = 62.506695; y2(423) = 4.868300; y3(423) = 1.018333; y4(423) = 0.895700;
y1(424) = 62.638405; y2(424) = 4.884700; y3(424) = 1.012444; y4(424) = 0.898700;
y1(425) = 62.750195; y2(425) = 4.918200; y3(425) = 1.016889; y4(425) = 0.904700;
y1(426) = 62.891102; y2(426) = 4.897000; y3(426) = 1.015111; y4(426) = 0.899700;
y1(427) = 63.026100; y2(427) = 4.922500; y3(427) = 1.014111; y4(427) = 0.902000;
y1(428) = 63.234600; y2(428) = 4.938500; y3(428) = 1.016889; y4(428) = 0.902800;
y1(429) = 63.398705; y2(429) = 4.935300; y3(429) = 1.019778; y4(429) = 0.907600;
y1(430) = 63.643597; y2(430) = 4.971300; y3(430) = 1.021444; y4(430) = 0.910000;
y1(431) = 63.851002; y2(431) = 4.983899; y3(431) = 1.022556; y4(431) = 0.912200;
y1(432) = 63.986000; y2(432) = 4.975900; y3(432) = 1.026889; y4(432) = 0.908200;
y1(433) = 64.751198; y2(433) = 5.000900; y3(433) = 1.105222; y4(433) = 0.930500;
y1(434) = 64.169006; y2(434) = 5.019300; y3(434) = 1.036778; y4(434) = 0.920800;
y1(435) = 64.293411; y2(435) = 5.009800; y3(435) = 1.033556; y4(435) = 0.915100;
y1(436) = 64.435699; y2(436) = 5.031600; y3(436) = 1.041000; y4(436) = 0.921200;
y1(437) = 64.595093; y2(437) = 5.045900; y3(437) = 1.037778; y4(437) = 0.922600;
y1(438) = 64.784798; y2(438) = 5.055600; y3(438) = 1.038556; y4(438) = 0.921200;
y1(439) = 64.955399; y2(439) = 5.073600; y3(439) = 1.035444; y4(439) = 0.924500;
y1(440) = 65.139694; y2(440) = 5.080300; y3(440) = 1.044556; y4(440) = 0.924500;
y1(441) = 65.391899; y2(441) = 5.106200; y3(441) = 1.043445; y4(441) = 0.923400;
y1(442) = 65.541901; y2(442) = 5.103300; y3(442) = 1.043667; y4(442) = 0.923900;
y1(443) = 65.637100; y2(443) = 5.112700; y3(443) = 1.045667; y4(443) = 0.927500;
y1(444) = 65.749001; y2(444) = 5.136000; y3(444) = 1.050667; y4(444) = 0.929700;
y1(445) = 65.853401; y2(445) = 5.137700; y3(445) = 1.051111; y4(445) = 0.924700;
y1(446) = 66.058701; y2(446) = 5.154400; y3(446) = 1.128556; y4(446) = 0.945300;
y1(447) = 66.139107; y2(447) = 5.170700; y3(447) = 1.062000; y4(447) = 0.939400;
y1(448) = 66.296303; y2(448) = 5.178400; y3(448) = 1.056222; y4(448) = 0.932300;
y1(449) = 66.516899; y2(449) = 5.194600; y3(449) = 1.057556; y4(449) = 0.942300;
y1(450) = 66.710892; y2(450) = 5.212500; y3(450) = 1.055556; y4(450) = 0.938300;
y1(451) = 66.938194; y2(451) = 5.223200; y3(451) = 1.061111; y4(451) = 0.931600;
y1(452) = 67.195007; y2(452) = 5.235300; y3(452) = 1.063000; y4(452) = 0.942600;
y1(453) = 67.314201; y2(453) = 5.245000; y3(453) = 1.062000; y4(453) = 0.939100;
y1(454) = 67.420799; y2(454) = 5.254100; y3(454) = 1.062667; y4(454) = 0.937600;
y1(455) = 67.514801; y2(455) = 5.271400; y3(455) = 1.062778; y4(455) = 0.939500;
y1(456) = 67.660004; y2(456) = 5.282100; y3(456) = 1.069889; y4(456) = 0.942500;
y1(457) = 67.788300; y2(457) = 5.298800; y3(457) = 1.067555; y4(457) = 0.944400;
y1(458) = 67.954697; y2(458) = 5.325700; y3(458) = 1.068222; y4(458) = 0.947400;
y1(459) = 68.130798; y2(459) = 5.317800; y3(459) = 1.150889; y4(459) = 0.972300;
y1(460) = 68.320694; y2(460) = 5.334100; y3(460) = 1.077111; y4(460) = 0.955500;
y1(461) = 68.551102; y2(461) = 5.347400; y3(461) = 1.081333; y4(461) = 0.954000;
y1(462) = 68.800194; y2(462) = 5.355900; y3(462) = 1.075555; y4(462) = 0.954000;
y1(463) = 68.879105; y2(463) = 5.379300; y3(463) = 1.080555; y4(463) = 0.956700;
y1(464) = 68.991501; y2(464) = 5.386400; y3(464) = 1.084222; y4(464) = 0.958500;
y1(465) = 69.081902; y2(465) = 5.395400; y3(465) = 1.081445; y4(465) = 0.957800;
y1(466) = 69.223709; y2(466) = 5.405700; y3(466) = 1.083667; y4(466) = 0.957900;
y1(467) = 69.360001; y2(467) = 5.410900; y3(467) = 1.087000; y4(467) = 0.960400;
y1(468) = 69.503098; y2(468) = 5.438399; y3(468) = 1.084111; y4(468) = 0.960100;
y1(469) = 69.815598; y2(469) = 5.441100; y3(469) = 1.095778; y4(469) = 0.962200;
y1(470) = 69.908798; y2(470) = 5.457100; y3(470) = 1.091444; y4(470) = 0.969000;
y1(471) = 70.134499; y2(471) = 5.475500; y3(471) = 1.174111; y4(471) = 0.992700;
y1(472) = 70.405701; y2(472) = 5.482700; y3(472) = 1.100778; y4(472) = 0.971200;
y1(473) = 70.508896; y2(473) = 5.495900; y3(473) = 1.097778; y4(473) = 0.967200;
y1(474) = 70.710800; y2(474) = 5.523099; y3(474) = 1.187444; y4(474) = 1.009400;
y1(475) = 70.752403; y2(475) = 5.513900; y3(475) = 1.111444; y4(475) = 0.975600;
y1(476) = 70.885498; y2(476) = 5.543600; y3(476) = 1.107556; y4(476) = 0.974900;
y1(477) = 71.026207; y2(477) = 5.558500; y3(477) = 0.996111; y4(477) = 0.972900;
y1(478) = 71.153801; y2(478) = 5.570200; y3(478) = 1.102667; y4(478) = 0.974000;
y1(479) = 71.337601; y2(479) = 5.576500; y3(479) = 1.104556; y4(479) = 0.974600;
y1(480) = 71.536507; y2(480) = 5.581600; y3(480) = 1.110889; y4(480) = 0.980100;
y1(481) = 71.774704; y2(481) = 5.603700; y3(481) = 1.005556; y4(481) = 0.982800;
y1(482) = 71.978592; y2(482) = 5.607400; y3(482) = 1.109444; y4(482) = 0.979800;
y1(483) = 72.153099; y2(483) = 5.614500; y3(483) = 1.191778; y4(483) = 0.995000;
y1(484) = 72.227402; y2(484) = 5.643199; y3(484) = 1.020889; y4(484) = 0.995700;
y1(485) = 72.347496; y2(485) = 5.650800; y3(485) = 1.010556; y4(485) = 0.989500;
y1(486) = 72.496399; y2(486) = 5.655800; y3(486) = 1.002445; y4(486) = 0.987500;
y1(487) = 72.601501; y2(487) = 5.674900; y3(487) = 1.120556; y4(487) = 0.988000;
y1(488) = 72.885406; y2(488) = 5.684700; y3(488) = 1.009667; y4(488) = 0.992500;
y1(489) = 72.952896; y2(489) = 5.697999; y3(489) = 1.014000; y4(489) = 0.991000;
y1(490) = 73.155998; y2(490) = 5.727900; y3(490) = 1.012667; y4(490) = 0.998000;
y1(491) = 73.463799; y2(491) = 5.725299; y3(491) = 1.019000; y4(491) = 0.997300;
y1(492) = 73.594803; y2(492) = 5.738900; y3(492) = 1.013889; y4(492) = 0.999300;
y1(493) = 74.010399; y2(493) = 5.747900; y3(493) = 1.021000; y4(493) = 1.004900;
y1(494) = 74.114395; y2(494) = 5.756600; y3(494) = 1.019222; y4(494) = 0.997500;
y1(495) = 74.284798; y2(495) = 5.773900; y3(495) = 1.108000; y4(495) = 1.016600;
y1(496) = 74.386200; y2(496) = 5.792700; y3(496) = 1.035778; y4(496) = 1.004100;
y1(497) = 74.528000; y2(497) = 5.805000; y3(497) = 1.024000; y4(497) = 1.001800;
y1(498) = 74.689896; y2(498) = 5.817400; y3(498) = 1.028556; y4(498) = 1.002100;
y1(499) = 74.849495; y2(499) = 5.833400; y3(499) = 1.028778; y4(499) = 1.003400;
y1(500) = 75.060104; y2(500) = 5.855400; y3(500) = 1.032778; y4(500) = 1.007500;
y1(501) = 75.242294; y2(501) = 5.857500; y3(501) = 1.031889; y4(501) = 1.005300;
y1(502) = 75.459503; y2(502) = 5.881600; y3(502) = 1.028778; y4(502) = 1.005800;
y1(503) = 75.673294; y2(503) = 5.864200; y3(503) = 1.036444; y4(503) = 1.008000;
y1(504) = 75.772598; y2(504) = 5.894700; y3(504) = 1.038222; y4(504) = 1.013000;
y1(505) = 75.895897; y2(505) = 5.908900; y3(505) = 1.036889; y4(505) = 1.011500;
y1(506) = 75.972992; y2(506) = 5.918500; y3(506) = 1.120000; y4(506) = 1.035300;
y1(507) = 76.096695; y2(507) = 5.919100; y3(507) = 1.059111; y4(507) = 1.026100;
y1(508) = 76.234909; y2(508) = 5.928201; y3(508) = 1.045111; y4(508) = 1.015800;
y1(509) = 76.386497; y2(509) = 5.936200; y3(509) = 1.048222; y4(509) = 1.018900;
y1(510) = 76.586304; y2(510) = 5.965100; y3(510) = 1.043333; y4(510) = 1.019400;
y1(511) = 76.775406; y2(511) = 5.979400; y3(511) = 1.045000; y4(511) = 1.014100;
y1(512) = 76.950401; y2(512) = 5.987900; y3(512) = 1.046778; y4(512) = 1.023700;
y1(513) = 77.210007; y2(513) = 6.003000; y3(513) = 1.049889; y4(513) = 1.020500;
y1(514) = 77.353500; y2(514) = 6.007300; y3(514) = 1.056111; y4(514) = 1.022900;
y1(515) = 77.435593; y2(515) = 6.023000; y3(515) = 1.057111; y4(515) = 1.031800;
y1(516) = 77.550903; y2(516) = 6.032200; y3(516) = 1.056778; y4(516) = 1.029300;
y1(517) = 77.660202; y2(517) = 6.051801; y3(517) = 1.058444; y4(517) = 1.028500;
y1(518) = 77.816795; y2(518) = 6.075300; y3(518) = 1.204444; y4(518) = 1.110700;
y1(519) = 77.995201; y2(519) = 6.084300; y3(519) = 1.071222; y4(519) = 1.038900;
y1(520) = 78.133507; y2(520) = 6.083800; y3(520) = 1.066444; y4(520) = 1.033600;
y1(521) = 78.302498; y2(521) = 6.107600; y3(521) = 1.068000; y4(521) = 1.036600;
y1(522) = 78.536209; y2(522) = 6.113700; y3(522) = 1.069444; y4(522) = 1.034300;
y1(523) = 78.781792; y2(523) = 6.122600; y3(523) = 1.074222; y4(523) = 1.047000;
y1(524) = 78.903297; y2(524) = 6.148400; y3(524) = 1.078778; y4(524) = 1.048800;
y1(525) = 78.993202; y2(525) = 6.169100; y3(525) = 1.081778; y4(525) = 1.046000;
y1(526) = 79.137100; y2(526) = 6.159700; y3(526) = 1.083333; y4(526) = 1.046600;
y1(527) = 79.286697; y2(527) = 6.193200; y3(527) = 1.089778; y4(527) = 1.063400;
y1(528) = 79.406204; y2(528) = 6.194400; y3(528) = 1.092889; y4(528) = 1.057300;
y1(529) = 79.560600; y2(529) = 6.206900; y3(529) = 1.192000; y4(529) = 1.094600;
y1(530) = 79.706604; y2(530) = 6.208400; y3(530) = 1.102889; y4(530) = 1.067200;
y1(531) = 79.919296; y2(531) = 6.238400; y3(531) = 1.099333; y4(531) = 1.063300;
y1(532) = 80.107101; y2(532) = 6.250700; y3(532) = 1.101555; y4(532) = 1.063200;
y1(533) = 80.346199; y2(533) = 6.270600; y3(533) = 1.105000; y4(533) = 1.062400;
y1(534) = 80.580299; y2(534) = 6.267900; y3(534) = 1.112889; y4(534) = 1.071100;
y1(535) = 80.681900; y2(535) = 6.288100; y3(535) = 1.108444; y4(535) = 1.071400;
y1(536) = 80.779701; y2(536) = 6.290099; y3(536) = 1.107778; y4(536) = 1.075400;
y1(537) = 80.901802; y2(537) = 6.311500; y3(537) = 1.112556; y4(537) = 1.079800;
y1(538) = 81.070503; y2(538) = 6.316800; y3(538) = 1.109778; y4(538) = 1.079100;
y1(539) = 81.180603; y2(539) = 6.347200; y3(539) = 1.199889; y4(539) = 1.094300;
y1(540) = 81.318405; y2(540) = 6.364100; y3(540) = 1.134222; y4(540) = 1.090600;
y1(541) = 81.513702; y2(541) = 6.362200; y3(541) = 1.124889; y4(541) = 1.085800;
y1(542) = 81.823303; y2(542) = 6.372400; y3(542) = 1.208556; y4(542) = 1.132400;
y1(543) = 81.918800; y2(543) = 6.389100; y3(543) = 1.141667; y4(543) = 1.103900;
y1(544) = 82.142105; y2(544) = 6.399600; y3(544) = 1.134222; y4(544) = 1.101500;
y1(545) = 82.253502; y2(545) = 6.414300; y3(545) = 1.127445; y4(545) = 1.094800;
y1(546) = 82.324402; y2(546) = 6.422400; y3(546) = 1.133444; y4(546) = 1.091300;
y1(547) = 82.414505; y2(547) = 6.438300; y3(547) = 1.134667; y4(547) = 1.096000;
y1(548) = 82.606201; y2(548) = 6.445300; y3(548) = 1.140333; y4(548) = 1.097400;
y1(549) = 82.700195; y2(549) = 6.473001; y3(549) = 1.137778; y4(549) = 1.098200;
y1(550) = 82.910400; y2(550) = 6.476500; y3(550) = 1.246222; y4(550) = 1.134400;
y1(551) = 83.063202; y2(551) = 6.473399; y3(551) = 1.149333; y4(551) = 1.113800;
y1(552) = 83.275993; y2(552) = 6.520400; y3(552) = 1.150222; y4(552) = 1.107400;
y1(553) = 83.470795; y2(553) = 6.510700; y3(553) = 1.149889; y4(553) = 1.104000;
y1(554) = 83.745102; y2(554) = 6.523500; y3(554) = 1.147667; y4(554) = 1.109900;
y1(555) = 83.848099; y2(555) = 6.537800; y3(555) = 1.151444; y4(555) = 1.108400;
y1(556) = 83.965805; y2(556) = 6.548499; y3(556) = 1.150889; y4(556) = 1.104200;
y1(557) = 84.076797; y2(557) = 6.563901; y3(557) = 1.163444; y4(557) = 1.112900;
y1(558) = 84.208504; y2(558) = 6.582800; y3(558) = 1.164333; y4(558) = 1.118300;
y1(559) = 84.340500; y2(559) = 6.597701; y3(559) = 1.167000; y4(559) = 1.118300;
y1(560) = 84.520302; y2(560) = 6.592000; y3(560) = 1.256889; y4(560) = 1.147300;
y1(561) = 84.693802; y2(561) = 6.605300; y3(561) = 1.183556; y4(561) = 1.126700;
y1(562) = 84.892288; y2(562) = 6.618000; y3(562) = 1.169222; y4(562) = 1.122200;
y1(563) = 85.118797; y2(563) = 6.650701; y3(563) = 1.171667; y4(563) = 1.125800;
y1(564) = 85.373604; y2(564) = 6.636400; y3(564) = 1.172889; y4(564) = 1.128700;
y1(565) = 85.502602; y2(565) = 6.670900; y3(565) = 1.177556; y4(565) = 1.129000;
y1(566) = 85.611198; y2(566) = 6.689899; y3(566) = 1.185556; y4(566) = 1.142600;
y1(567) = 85.732605; y2(567) = 6.692899; y3(567) = 1.185222; y4(567) = 1.127400;
y1(568) = 85.854996; y2(568) = 6.710700; y3(568) = 1.182778; y4(568) = 1.135700;
y1(569) = 85.987900; y2(569) = 6.711000; y3(569) = 1.195778; y4(569) = 1.139400;
y1(570) = 86.136597; y2(570) = 6.728200; y3(570) = 1.281778; y4(570) = 1.172100;
y1(571) = 86.303696; y2(571) = 6.732201; y3(571) = 1.212333; y4(571) = 1.154000;
y1(572) = 86.509590; y2(572) = 6.767400; y3(572) = 1.203444; y4(572) = 1.155100;
y1(573) = 86.739189; y2(573) = 6.771999; y3(573) = 1.204333; y4(573) = 1.157500;
y1(574) = 86.984100; y2(574) = 6.786700; y3(574) = 1.207556; y4(574) = 1.150900;
y1(575) = 87.274200; y2(575) = 6.782600; y3(575) = 1.201556; y4(575) = 1.150200;
y1(576) = 87.457001; y2(576) = 6.818500; y3(576) = 1.203778; y4(576) = 1.159400;
y1(577) = 87.488594; y2(577) = 6.816901; y3(577) = 1.216111; y4(577) = 1.135500;
y1(578) = 87.635399; y2(578) = 6.827100; y3(578) = 1.231889; y4(578) = 1.144100;
y1(579) = 87.759903; y2(579) = 6.836600; y3(579) = 1.237333; y4(579) = 1.141900;
y1(580) = 87.926804; y2(580) = 6.876900; y3(580) = 1.324556; y4(580) = 1.154400;
y1(581) = 88.074799; y2(581) = 6.892001; y3(581) = 1.250556; y4(581) = 1.141900;
y1(582) = 88.227707; y2(582) = 6.883200; y3(582) = 1.236778; y4(582) = 1.145300;
y1(583) = 88.484604; y2(583) = 6.902599; y3(583) = 1.242778; y4(583) = 1.152600;
y1(584) = 88.690605; y2(584) = 6.904300; y3(584) = 1.245444; y4(584) = 1.150500;
y1(585) = 88.879105; y2(585) = 6.931000; y3(585) = 1.254667; y4(585) = 1.154000;
y1(586) = 88.963295; y2(586) = 6.955000; y3(586) = 1.246667; y4(586) = 1.152700;
y1(587) = 89.053299; y2(587) = 6.953000; y3(587) = 1.248222; y4(587) = 1.150500;
y1(588) = 89.210304; y2(588) = 6.957099; y3(588) = 1.258000; y4(588) = 1.155300;
y1(589) = 89.326302; y2(589) = 6.974299; y3(589) = 1.266444; y4(589) = 1.157600;
y1(590) = 89.492203; y2(590) = 6.987700; y3(590) = 1.362000; y4(590) = 1.171400;
y1(591) = 89.620201; y2(591) = 7.014001; y3(591) = 1.278889; y4(591) = 1.158500;
y1(592) = 89.872696; y2(592) = 7.007200; y3(592) = 1.275778; y4(592) = 1.166900;
y1(593) = 90.008102; y2(593) = 7.016700; y3(593) = 1.278000; y4(593) = 1.164300;
y1(594) = 90.230103; y2(594) = 7.036901; y3(594) = 1.277778; y4(594) = 1.166600;
y1(595) = 90.448502; y2(595) = 7.055100; y3(595) = 1.270778; y4(595) = 1.172100;
y1(596) = 90.588806; y2(596) = 7.054700; y3(596) = 1.271333; y4(596) = 1.169600;
y1(597) = 90.644897; y2(597) = 7.072200; y3(597) = 1.279556; y4(597) = 1.182200;
y1(598) = 90.812096; y2(598) = 7.080500; y3(598) = 1.284444; y4(598) = 1.179400;
y1(599) = 90.910904; y2(599) = 7.103500; y3(599) = 1.287333; y4(599) = 1.177100;
y1(600) = 91.060699; y2(600) = 7.113000; y3(600) = 1.391667; y4(600) = 1.199500;
y1(601) = 91.179893; y2(601) = 7.125400; y3(601) = 1.292000; y4(601) = 1.179000;
y1(602) = 91.488510; y2(602) = 7.143899; y3(602) = 1.370444; y4(602) = 1.193000;
y1(603) = 91.601303; y2(603) = 7.170199; y3(603) = 1.315556; y4(603) = 1.190800;
y1(604) = 91.830002; y2(604) = 7.170000; y3(604) = 1.301000; y4(604) = 1.187200;
y1(605) = 92.034508; y2(605) = 7.177900; y3(605) = 1.297111; y4(605) = 1.177600;
y1(606) = 92.195297; y2(606) = 7.187100; y3(606) = 1.299778; y4(606) = 1.190900;
y1(607) = 92.303398; y2(607) = 7.215600; y3(607) = 1.310333; y4(607) = 1.191100;
y1(608) = 92.384903; y2(608) = 7.219501; y3(608) = 1.308778; y4(608) = 1.200100;
y1(609) = 92.544701; y2(609) = 7.244901; y3(609) = 1.414111; y4(609) = 1.207000;
y1(610) = 92.674698; y2(610) = 7.234601; y3(610) = 1.327111; y4(610) = 1.196500;
y1(611) = 92.832092; y2(611) = 7.257500; y3(611) = 1.327222; y4(611) = 1.204700;
y1(612) = 92.992897; y2(612) = 7.261001; y3(612) = 1.323333; y4(612) = 1.197000;
y1(613) = 93.199097; y2(613) = 7.286799; y3(613) = 1.327555; y4(613) = 1.206800;
y1(614) = 93.399612; y2(614) = 7.299600; y3(614) = 1.334667; y4(614) = 1.207700;
y1(615) = 93.670303; y2(615) = 7.291100; y3(615) = 1.337556; y4(615) = 1.206800;
y1(616) = 93.872696; y2(616) = 7.318099; y3(616) = 1.330889; y4(616) = 1.207900;
y1(617) = 93.995605; y2(617) = 7.353100; y3(617) = 1.339889; y4(617) = 1.217700;
y1(618) = 94.123901; y2(618) = 7.361300; y3(618) = 1.414556; y4(618) = 1.224700;
y1(619) = 94.225502; y2(619) = 7.368900; y3(619) = 1.353889; y4(619) = 1.215900;
y1(620) = 94.507401; y2(620) = 7.375501; y3(620) = 1.342667; y4(620) = 1.216200;
y1(621) = 94.474991; y2(621) = 7.386400; y3(621) = 1.342222; y4(621) = 1.218800;
y1(622) = 94.638901; y2(622) = 7.415300; y3(622) = 1.340556; y4(622) = 1.222100;
y1(623) = 94.880295; y2(623) = 7.406699; y3(623) = 1.346000; y4(623) = 1.219600;
y1(624) = 95.109596; y2(624) = 7.426900; y3(624) = 1.350667; y4(624) = 1.228500;
y1(625) = 95.258003; y2(625) = 7.414701; y3(625) = 1.354222; y4(625) = 1.231000;
y1(626) = 95.625595; y2(626) = 7.459100; y3(626) = 1.361333; y4(626) = 1.235000;
y1(627) = 95.586197; y2(627) = 7.450900; y3(627) = 1.362556; y4(627) = 1.229500;
y1(628) = 95.703300; y2(628) = 7.470500; y3(628) = 1.364556; y4(628) = 1.243000;
y1(629) = 95.798805; y2(629) = 7.481000; y3(629) = 1.372889; y4(629) = 1.235100;
y1(630) = 95.922997; y2(630) = 7.509200; y3(630) = 1.367000; y4(630) = 1.239800;
y1(631) = 96.063095; y2(631) = 7.524100; y3(631) = 1.357222; y4(631) = 1.243700;
y1(632) = 96.235199; y2(632) = 7.535000; y3(632) = 1.361556; y4(632) = 1.242400;
y1(633) = 96.436104; y2(633) = 7.533299; y3(633) = 1.364556; y4(633) = 1.239400;
y1(634) = 96.631599; y2(634) = 7.540401; y3(634) = 1.372333; y4(634) = 1.244100;
y1(635) = 96.854996; y2(635) = 7.558399; y3(635) = 1.381333; y4(635) = 1.251200;
y1(636) = 97.094498; y2(636) = 7.582700; y3(636) = 1.370889; y4(636) = 1.248200;
y1(637) = 97.758194; y2(637) = 7.596499; y3(637) = 1.381444; y4(637) = 1.262700;
y1(638) = 97.301193; y2(638) = 7.607600; y3(638) = 1.384667; y4(638) = 1.251200;
y1(639) = 97.426697; y2(639) = 7.618300; y3(639) = 1.386778; y4(639) = 1.254200;
y1(640) = 97.591705; y2(640) = 7.623000; y3(640) = 1.388333; y4(640) = 1.260300;
y1(641) = 97.715294; y2(641) = 7.616900; y3(641) = 1.402667; y4(641) = 1.262000;
y1(642) = 97.902397; y2(642) = 7.643400; y3(642) = 1.392333; y4(642) = 1.256600;
y1(643) = 98.073311; y2(643) = 7.656199; y3(643) = 1.392333; y4(643) = 1.259800;
y1(644) = 98.282394; y2(644) = 7.696301; y3(644) = 1.402222; y4(644) = 1.274900;
y1(645) = 98.487297; y2(645) = 7.695600; y3(645) = 1.483222; y4(645) = 1.273800;
y1(646) = 98.786003; y2(646) = 7.712400; y3(646) = 1.429556; y4(646) = 1.273000;
y1(647) = 98.835899; y2(647) = 7.736400; y3(647) = 1.417889; y4(647) = 1.272800;
y1(648) = 98.953499; y2(648) = 7.750000; y3(648) = 1.410889; y4(648) = 1.281900;
y1(649) = 99.059006; y2(649) = 7.735101; y3(649) = 1.414333; y4(649) = 1.274500;
y1(650) = 99.228897; y2(650) = 7.755200; y3(650) = 1.424222; y4(650) = 1.283800;
y1(651) = 99.357498; y2(651) = 7.771400; y3(651) = 1.422444; y4(651) = 1.290500;
y1(652) = 99.593102; y2(652) = 7.791200; y3(652) = 1.425333; y4(652) = 1.284200;
y1(653) = 99.705002; y2(653) = 7.792800; y3(653) = 1.433667; y4(653) = 1.301000;
y1(654) = 99.927597; y2(654) = 7.815600; y3(654) = 1.536222; y4(654) = 1.303300;
y1(655) = 100.124893; y2(655) = 7.806700; y3(655) = 1.457889; y4(655) = 1.287800;
y1(656) = 100.404305; y2(656) = 7.817700; y3(656) = 1.443667; y4(656) = 1.302000;
y1(657) = 101.210594; y2(657) = 7.864100; y3(657) = 3.166333; y4(657) = 2.331900;
y1(658) = 101.339699; y2(658) = 7.841400; y3(658) = 3.166556; y4(658) = 2.323500;
y1(659) = 101.552200; y2(659) = 7.862100; y3(659) = 3.156000; y4(659) = 2.323600;
y1(660) = 101.768097; y2(660) = 7.884500; y3(660) = 3.179111; y4(660) = 2.340000;
y1(661) = 101.942101; y2(661) = 7.905300; y3(661) = 3.178445; y4(661) = 2.346000;
y1(662) = 102.221100; y2(662) = 7.913599; y3(662) = 3.201555; y4(662) = 2.354800;
y1(663) = 102.420898; y2(663) = 7.945700; y3(663) = 3.322667; y4(663) = 2.374000;
y1(664) = 102.631393; y2(664) = 7.949600; y3(664) = 3.236778; y4(664) = 2.376300;
y1(665) = 102.849403; y2(665) = 7.947400; y3(665) = 3.237111; y4(665) = 2.370400;
y1(666) = 103.145187; y2(666) = 7.973001; y3(666) = 3.248556; y4(666) = 2.373400;
y1(667) = 103.317001; y2(667) = 7.982600; y3(667) = 3.262333; y4(667) = 2.395100;
y1(668) = 103.496201; y2(668) = 7.984799; y3(668) = 3.291111; y4(668) = 2.416100;
y1(669) = 103.699097; y2(669) = 8.002501; y3(669) = 3.314333; y4(669) = 2.417000;
y1(670) = 103.730392; y2(670) = 8.030299; y3(670) = 3.322222; y4(670) = 2.426800;
y1(671) = 103.914505; y2(671) = 8.029100; y3(671) = 3.434000; y4(671) = 2.428900;
y1(672) = 104.163795; y2(672) = 8.046101; y3(672) = 3.356778; y4(672) = 2.425300;
y1(673) = 104.284302; y2(673) = 8.043100; y3(673) = 3.358778; y4(673) = 2.436900;
y1(674) = 104.429993; y2(674) = 8.080700; y3(674) = 3.377000; y4(674) = 2.451600;
y1(675) = 104.633301; y2(675) = 8.073300; y3(675) = 3.365222; y4(675) = 2.451100;
y1(676) = 104.839989; y2(676) = 8.088099; y3(676) = 3.383667; y4(676) = 2.464800;
y1(677) = 105.096703; y2(677) = 8.106700; y3(677) = 3.401444; y4(677) = 2.471100;
y1(678) = 105.185791; y2(678) = 8.102400; y3(678) = 3.495111; y4(678) = 2.486600;
y1(679) = 105.263000; y2(679) = 8.146099; y3(679) = 3.464778; y4(679) = 2.476600;
y1(680) = 105.405197; y2(680) = 8.129801; y3(680) = 3.454333; y4(680) = 2.486200;
y1(681) = 105.539101; y2(681) = 8.153700; y3(681) = 3.459445; y4(681) = 2.488800;
y1(682) = 105.676193; y2(682) = 8.162001; y3(682) = 3.470445; y4(682) = 2.501000;
y1(683) = 105.834396; y2(683) = 8.182100; y3(683) = 3.477556; y4(683) = 2.510000;
y1(684) = 106.064598; y2(684) = 8.202200; y3(684) = 3.494667; y4(684) = 2.511300;
y1(685) = 106.775986; y2(685) = 8.207601; y3(685) = 3.635445; y4(685) = 2.529300;
y1(686) = 106.415710; y2(686) = 8.210200; y3(686) = 3.730334; y4(686) = 2.535000;
y1(687) = 106.645706; y2(687) = 8.245700; y3(687) = 3.574778; y4(687) = 2.538000;
y1(688) = 106.911804; y2(688) = 8.246099; y3(688) = 3.548111; y4(688) = 2.532500;
y1(689) = 106.872902; y2(689) = 8.264501; y3(689) = 3.570000; y4(689) = 2.550200;
y1(690) = 106.981995; y2(690) = 8.260800; y3(690) = 3.591555; y4(690) = 2.559700;
y1(691) = 107.106789; y2(691) = 8.296900; y3(691) = 3.583667; y4(691) = 2.566900;
y1(692) = 107.233109; y2(692) = 8.301800; y3(692) = 3.604111; y4(692) = 2.566000;
y1(693) = 107.390907; y2(693) = 8.305201; y3(693) = 3.610667; y4(693) = 2.585900;
y1(694) = 107.611107; y2(694) = 8.308300; y3(694) = 3.733667; y4(694) = 2.596300;
y1(695) = 107.760704; y2(695) = 8.341100; y3(695) = 3.653556; y4(695) = 2.588200;
y1(696) = 107.957397; y2(696) = 8.354300; y3(696) = 3.662889; y4(696) = 2.588800;
y1(697) = 108.182106; y2(697) = 8.359100; y3(697) = 3.666778; y4(697) = 2.595000;
y1(698) = 108.400208; y2(698) = 8.364000; y3(698) = 3.681222; y4(698) = 2.606800;
y1(699) = 108.467407; y2(699) = 8.399899; y3(699) = 3.690667; y4(699) = 2.608800;
y1(700) = 108.617203; y2(700) = 8.407200; y3(700) = 3.735444; y4(700) = 2.625900;
y1(701) = 108.728294; y2(701) = 8.430499; y3(701) = 3.731555; y4(701) = 2.636800;
y1(702) = 108.845718; y2(702) = 8.439699; y3(702) = 3.862889; y4(702) = 2.643300;
y1(703) = 108.987305; y2(703) = 8.433300; y3(703) = 3.760222; y4(703) = 2.649200;
y1(704) = 109.364891; y2(704) = 8.483700; y3(704) = 3.880555; y4(704) = 2.659200;
y1(705) = 109.363792; y2(705) = 8.466600; y3(705) = 3.793111; y4(705) = 2.662300;
y1(706) = 109.550194; y2(706) = 8.476100; y3(706) = 3.795000; y4(706) = 2.664500;
y1(707) = 109.775307; y2(707) = 8.493100; y3(707) = 3.798778; y4(707) = 2.693300;
y1(708) = 109.991104; y2(708) = 8.505699; y3(708) = 3.825667; y4(708) = 2.674100;
y1(709) = 110.069901; y2(709) = 8.535501; y3(709) = 3.913778; y4(709) = 2.696400;
y1(710) = 110.144699; y2(710) = 8.539500; y3(710) = 3.879000; y4(710) = 2.699200;
y1(711) = 110.278404; y2(711) = 8.557300; y3(711) = 3.879889; y4(711) = 2.726500;
y1(712) = 110.420914; y2(712) = 8.551300; y3(712) = 3.886667; y4(712) = 2.717700;
y1(713) = 110.521996; y2(713) = 8.572100; y3(713) = 3.879111; y4(713) = 2.710700;
y1(714) = 110.711792; y2(714) = 8.599800; y3(714) = 3.899667; y4(714) = 2.729500;
y1(715) = 110.926796; y2(715) = 8.592001; y3(715) = 3.913000; y4(715) = 2.752300;
y1(716) = 111.103798; y2(716) = 8.603101; y3(716) = 3.942000; y4(716) = 2.754400;
y1(717) = 111.287209; y2(717) = 8.624201; y3(717) = 4.053778; y4(717) = 2.759900;
y1(718) = 111.534897; y2(718) = 8.640301; y3(718) = 3.986667; y4(718) = 2.752300;
y1(719) = 111.585304; y2(719) = 8.659399; y3(719) = 3.968444; y4(719) = 2.769400;
y1(720) = 111.751694; y2(720) = 8.674500; y3(720) = 3.988000; y4(720) = 2.774100;
y1(721) = 111.903099; y2(721) = 8.687100; y3(721) = 3.993667; y4(721) = 2.785100;
y1(722) = 111.962402; y2(722) = 8.696300; y3(722) = 4.014000; y4(722) = 2.791500;
y1(723) = 112.121399; y2(723) = 8.714701; y3(723) = 4.029222; y4(723) = 2.800600;
y1(724) = 112.305397; y2(724) = 8.703700; y3(724) = 4.143556; y4(724) = 2.810900;
y1(725) = 112.438599; y2(725) = 8.759700; y3(725) = 4.078556; y4(725) = 2.805900;
y1(726) = 112.875999; y2(726) = 8.753000; y3(726) = 4.093889; y4(726) = 2.825200;
y1(727) = 112.882492; y2(727) = 8.752300; y3(727) = 4.105556; y4(727) = 2.836900;
y1(728) = 113.128799; y2(728) = 8.796999; y3(728) = 4.103222; y4(728) = 2.835700;
y1(729) = 113.172997; y2(729) = 8.769799; y3(729) = 4.106112; y4(729) = 2.858700;
y1(730) = 113.291794; y2(730) = 8.811000; y3(730) = 4.144889; y4(730) = 2.857000;
y1(731) = 113.402603; y2(731) = 8.802500; y3(731) = 4.099333; y4(731) = 2.871600;
plot(x,y1,x,y2,x,y3,x,y4);
